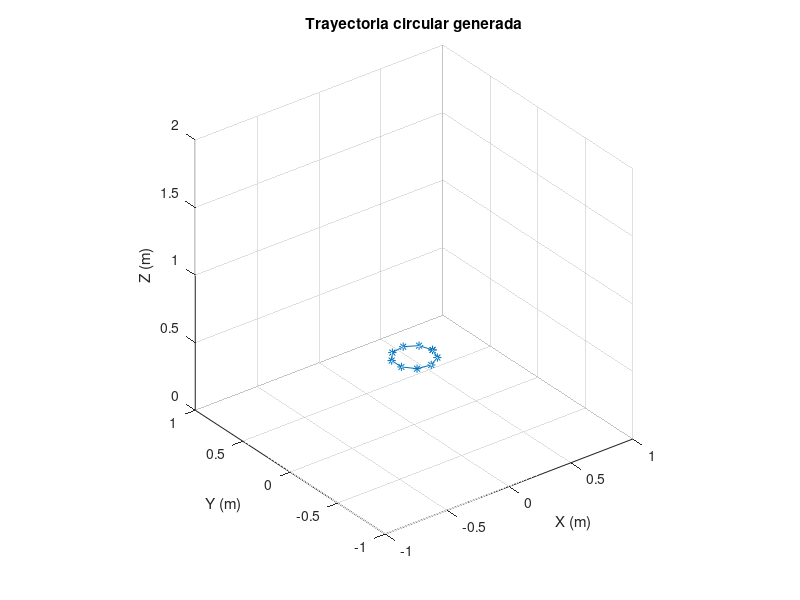

This figure's MATLAB source: (Note: this script raises an error after producing the figure.)
% =========================================================================
% PROYECTO DE GRADUACIÓN: HERRAMIENTAS DE SOFTWARE PARA CRAZYFLIE
% Pablo Javier Caal Leiva - 20538
% -------------------------------------------------------------------------
% Prueba de seguimiento de trayectoria circular en Crazyflie con Flow Deck
% =========================================================================

%% Añadir la carpeta de comandos al path usando una ruta relativa
addpath('../../Crazyflie-Matlab');
addpath('../../Robotat');

%% Generación de trayectoria circular con origen fijo
origin = [0,0,0];
circle_center = origin(1:3) + [0, 0, 0.5];
N = 10;
radio = 0.15;
theta = linspace(0, 2*pi, N);  
x = circle_center(1) + radio * cos(theta);
y = circle_center(2) + radio * sin(theta);
z = circle_center(3) * ones(1, N);
plot3(x, y, z, '*-', 'DisplayName', 'Trayectoria Circular');
xlabel('X (m)');
ylabel('Y (m)');
zlabel('Z (m)');
title('Trayectoria circular generada');
grid on;
axis equal;
axis([-1 1 -1 1 0 2]);
view(3);

%% Conexión con Robotat
robotat = robotat_connect(); 
%% Generación de trayectoria circular con origen de Robotat
agent_id = 50; % Número del marker del dron dentro del Robotat
origin = robotat_get_pose(robotat, agent_id, "eulxyz");

center = origin(1:3) + [0, 0, 0.5];

N = 10; % Cantidad de puntos en la trayectoria circular
r = 0.15; % Radio de la trayectoria circular
theta = linspace(0, 2*pi, N);  
x = center(1) + r * cos(theta);
y = center(2) + r * sin(theta);
z = center(3) * ones(1, N);

plot3(x, y, z, '*-', 'DisplayName', 'Trayectoria circular');
xlabel('X (m)');
ylabel('Y (m)');
zlabel('Z (m)');
title('Trayectoria circular generada');
grid on;
axis equal;
axis([-1 1 -1 1 0 2]);
view(3);
%% Desconexión Robotat
robotat_disconnect(robotat); 

%% Ejecución de vuelo en Crazyflie con Flow Deck
% Conexión con Crazyflie
dron_id = 8; 
crazyflie_1 = crazyflie_connect(dron_id);
% Despegue
crazyflie_takeoff(crazyflie_1, 0.5, 1.0);
pause(2);
% Aterrizaje
crazyflie_land(crazyflie_1);
% Desconexión
crazyflie_disconnect(crazyflie_1);


dron_id = 8;    
velocity = 0.2;
crazyflie_1 = crazyflie_connect(dron_id);
pause(1);

crazyflie_takeoff(crazyflie_1, 0.5, 2.5); % Mejores parámetros para despegue
pause(2);

for i = 1:N
    crazyflie_move_to_position(crazyflie_1, x(i), y(i), z(i), velocity);
    %crazyflie_move_to_position(crazyflie_1, x(i), y(i), z(i), 0.5);
    %crazyflie_move_to_position(crazyflie_1, x(i), y(i), z(i), 0.75);
    %crazyflie_move_to_position(crazyflie_1, x(i), y(i), z(i), 1);
    %crazyflie_move_to_position(crazyflie_1, x(i), y(i), z(i), 1.5);
    pause(0.01);
end

crazyflie_move_to_position(crazyflie_1, 0, 0, 0.5, velocity);
pause(1);

crazyflie_land(crazyflie_1);
pause(1);

crazyflie_disconnect(crazyflie_1);

%%
dron_id = 8;    
crazyflie_1 = crazyflie_connect(dron_id);
crazyflie_takeoff(crazyflie_1, 0.5, 2.5); 
crazyflie_move_to_position(crazyflie_1, 1, 1, 0.5, 0.2);
crazyflie_move_to_position(crazyflie_1, 0, 0, 0.5, 0.2);
crazyflie_land(crazyflie_1);
crazyflie_disconnect(crazyflie_1);